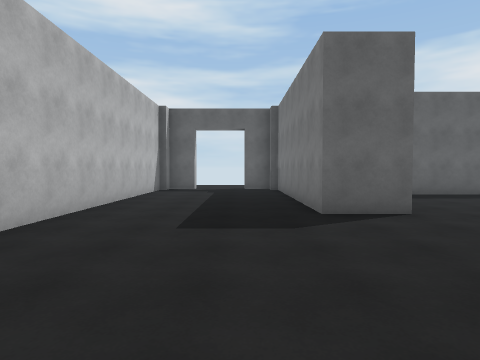
view 1 (above)

24 first-person views from a walk through a scene from a Unity 3-D project. The camera is 1.5 m above the floor, tilts 2° down and sees 75° across. The floor is counted in squares, 2 m on a side. Each view is taken from the middle of a square. On the plan, view 1 faces up. The plan holds only what a view shows up to about 10 squares ahead; the rest is blank. The player character is not drawn. Door leaves are left out, so doorways stand open.

view 2
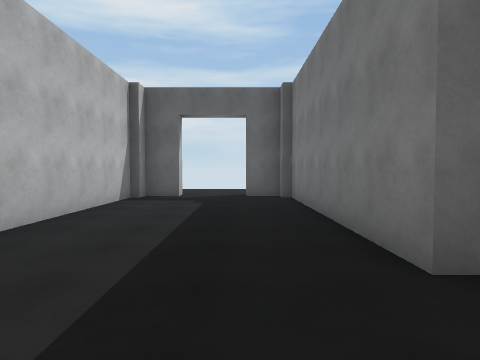

view 3
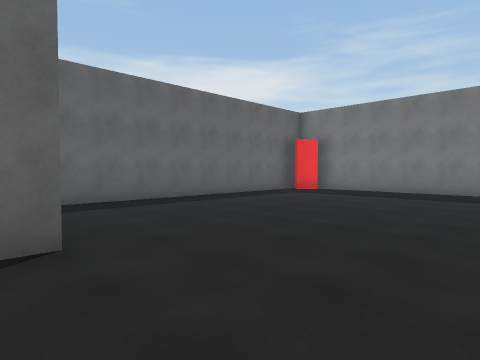

view 4
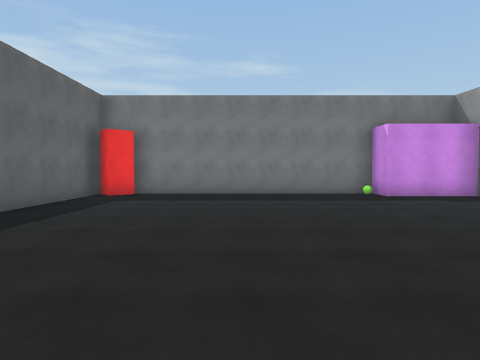

view 5
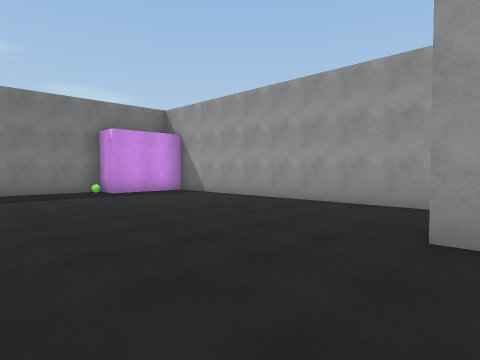

view 6
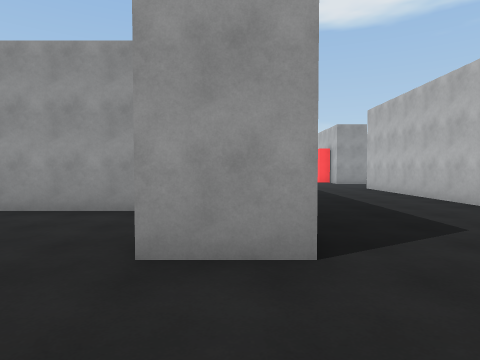

view 7
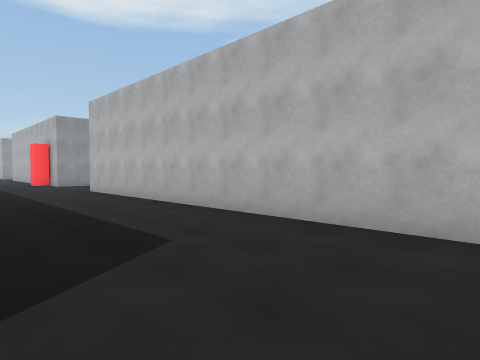

view 8
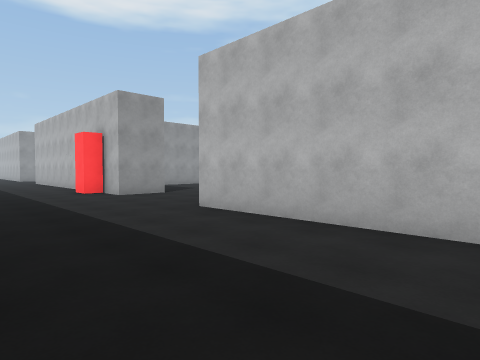

view 9
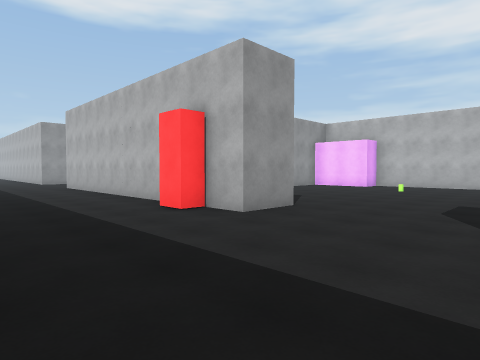

view 10
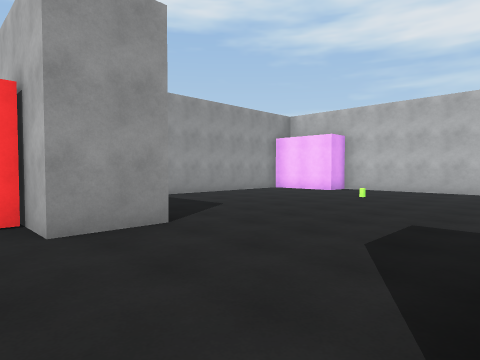

view 11
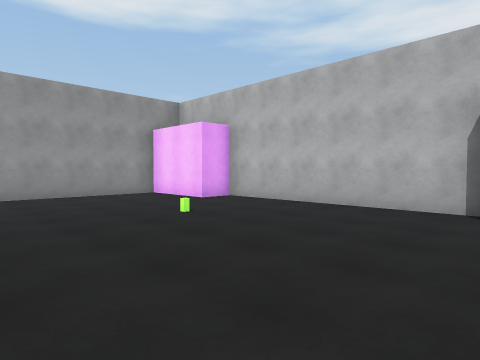

view 12
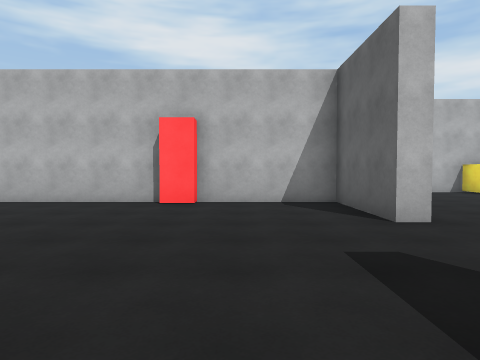

view 13
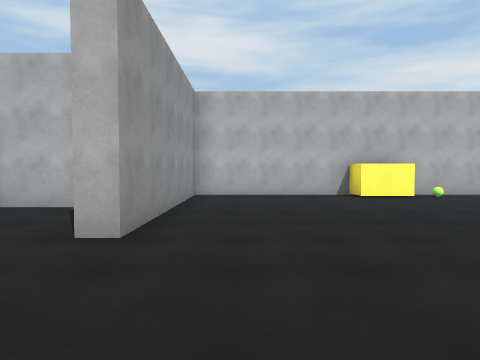

view 14
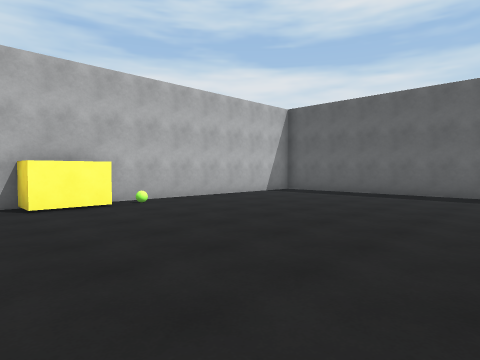

view 15
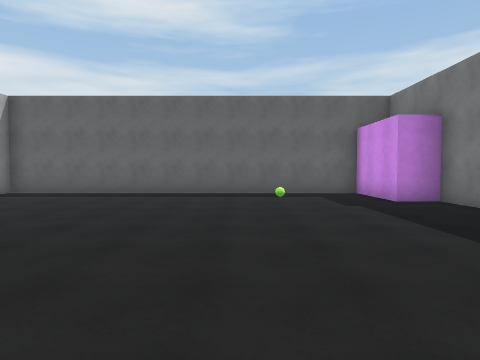

view 16
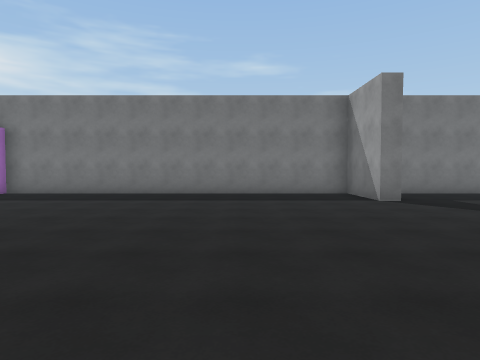

view 17
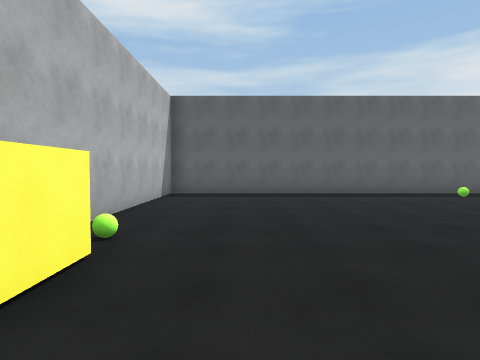

view 18
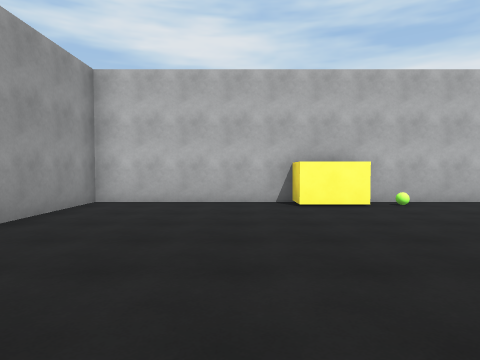

view 19
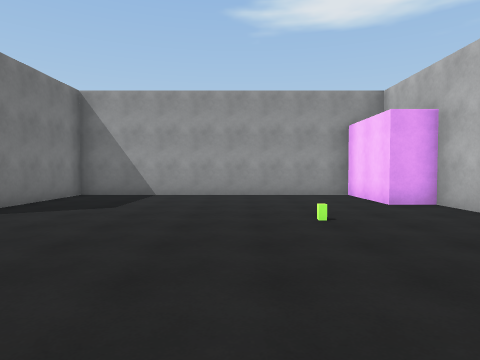

view 20
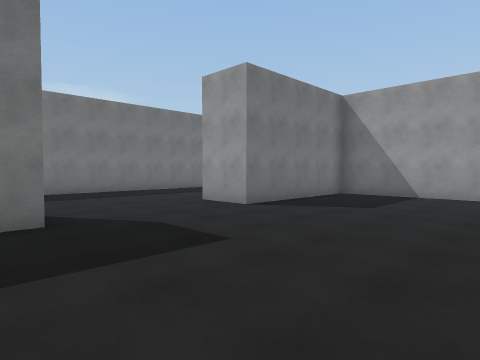

view 21
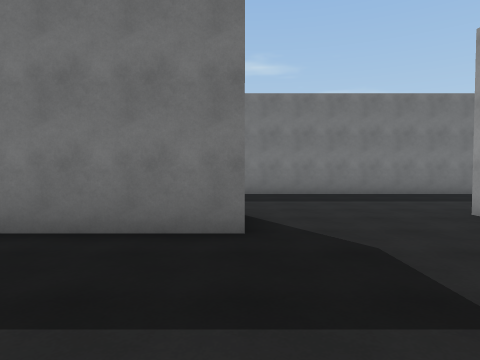

view 22
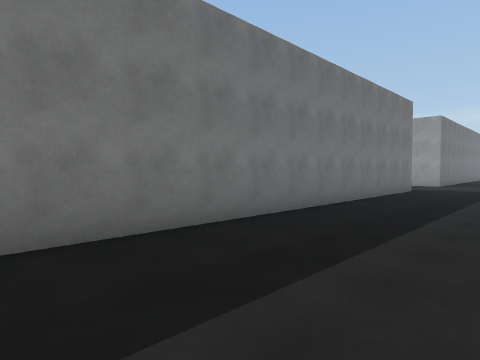

view 23
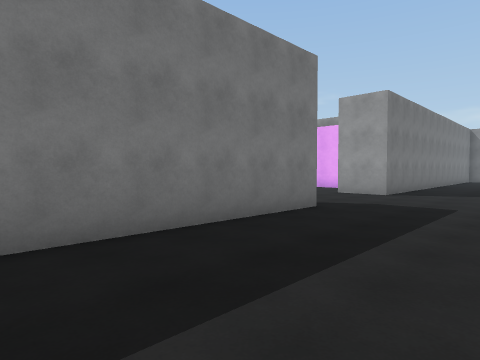

view 24
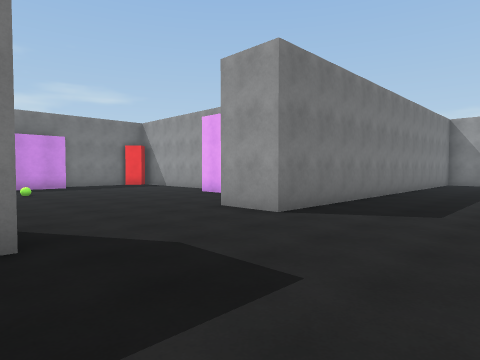

### Floor plan
Points are (right, up) in squares from view 1. A wall is a line through its corners. A room is listed if a view was taken in it or the views show most of it. See-through windows are left out.
Room 1 (views 1, 2, 3, 4, 5, 6, 7, 8, 9, 10, 22, 23, 24)
walls: (-2.9, -11.8) (-2.9, -12.5); (-2.9, -14.5) (-2.9, -18.2); (1.4, -21.6) (1.4, -8.1); (3.5, -1.6) (9.6, -1.6); (1.2, 1.4) (2.9, 1.4); (11.6, -1.6) (11.6, 0.9) (12.6, 0.9) (12.6, 8.2); (2.9, 5.2) (1.4, 5.2) (1.4, 11.2); (1.4, -31.8) (1.4, -25.3) (2.9, -25.3); (1.1, 11.2) (1.1, 11.7) (0.1, 11.7); (-2.9, 11.2) (-2.9, -8.1); (11.4, 9.2) (3.9, 9.2); (-1.7, 11.7) (-2.6, 11.7) (-2.6, 11.1)
ways out: opening at (-2.7, -10) to room 2; open door at (-0.5, 12)
objects: red block (-3, -13); other object (8, -23); red block (12, 8) to (12, 9)
Room 2 (views 11, 12, 13, 14, 15, 16, 17, 18, 19, 20, 21)
walls: (-6.6, -3.9) (-6.6, -3.3) (-4.4, -3.3) (-4.4, 7.2) (-5.4, 7.2) (-5.4, 9.7) (-16.1, 9.7) (-16.1, 2.9); (-13.1, -7.8) (-13.1, -13.6) (-12.1, -13.6) (-12.1, -16.1) (-4.4, -16.1) (-4.4, -11.8) (-2.9, -11.8); (-15.3, 2.6) (-15.3, 1.2) (-16.1, 1.2) (-16.1, -3.3) (-10.4, -3.3) (-10.4, -3.8) (-13.1, -3.8) (-13.1, -6.2); (-4.4, -8.1) (-4.4, -4.9)
ways out: opening at (-2.7, -10) to room 1
objects: other object (-15, 3); red block (-13, -7); other object (-10, -12); other object (-8, 9)

Positions as (right, up) in squares from view 1, and headings:
1: (0, 0), facing up
2: (0, 3), facing up
3: (2, 2), facing up-right
4: (3, 5), facing right
5: (2, 5), facing down-right
6: (2, 4), facing down
7: (1, 3), facing down-left
8: (1, -3), facing down-left
9: (1, -8), facing down-left
10: (-2, -8), facing down-left
11: (-7, -7), facing down-left
12: (-6, -6), facing left
13: (-7, -2), facing left
14: (-9, 0), facing up-left
15: (-9, 0), facing up
16: (-14, 0), facing right
17: (-14, 0), facing up
18: (-9, 0), facing left
19: (-9, -7), facing down
20: (-9, -7), facing down-right
21: (-8, -8), facing right
22: (-2, -10), facing down-right
23: (-2, -16), facing down-right
24: (-2, -21), facing down-right
